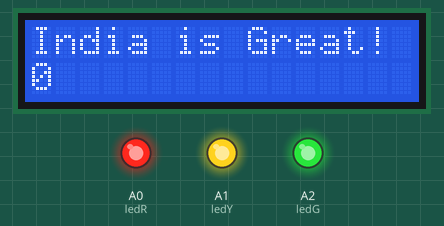
Simulated run of this sketch. Board: Arduino Uno, built with avr-gcc and run on an emulated ATmega328P. On the bench: 16×2 character LCD, output pins drawn as LEDs (lit = HIGH).

Above: at 0.1 s.
At 4.1 s:
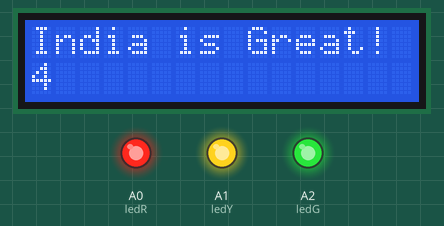
At 9.1 s:
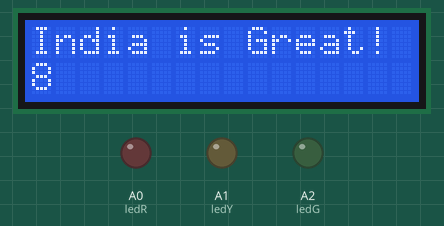
At 18.1 s:
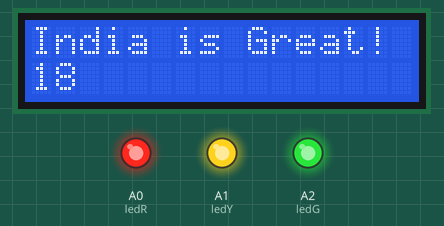
At 27.1 s:
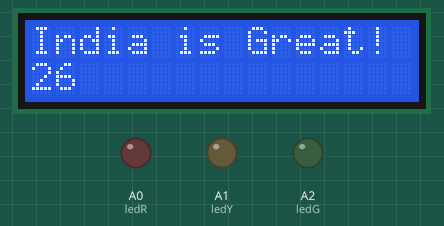
At 37.1 s:
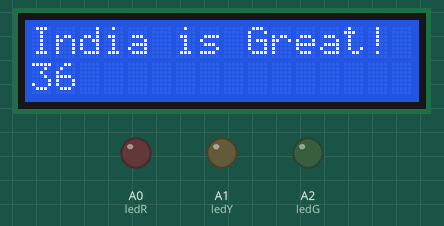
Timing chart, 0 to 40.0 s (numbered marks = the images above):
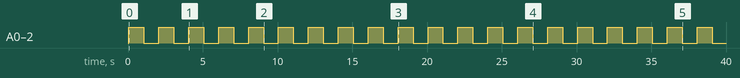

The sketch:

NanoLCD_LEDs.ino
```cpp
// include the library code:
#include <LiquidCrystal.h>

LiquidCrystal lcd(12, 11, 10, 9, 8, 7);
int ledR=A0, ledY=A1, ledG=A2 ;

void setup() {
  lcd.begin(16, 2);
  lcd.print("India is Great!");
  pinMode(ledR , OUTPUT);pinMode(ledY , OUTPUT);pinMode(ledG , OUTPUT);
}

void loop() {
    lcd.setCursor(0, 1);
    lcd.print(millis() / 1000);
    digitalWrite(ledR, HIGH); digitalWrite(ledY, HIGH); digitalWrite(ledG, HIGH); delay(1000);
    digitalWrite(ledR, LOW); digitalWrite(ledY, LOW); digitalWrite(ledG, LOW); delay(1000);
}
```

Measured:
- by itself, A0 (ledR), A1 (ledY), A2 (ledG): alternates HIGH for 1.0 s and LOW for 1.0 s
- what the display in image 1 shows lasts 2.0 s, from 4.1 s to 6.1 s
